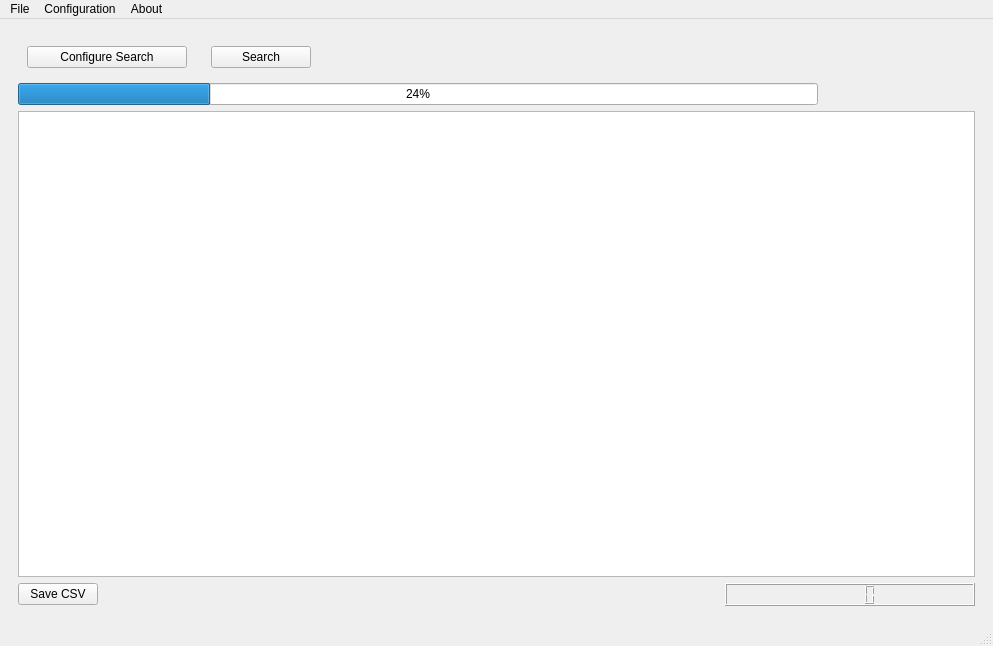
<?xml version="1.0" encoding="UTF-8"?>
<ui version="4.0">
 <class>MainWindow</class>
 <widget class="QMainWindow" name="MainWindow">
  <property name="geometry">
   <rect>
    <x>0</x>
    <y>0</y>
    <width>993</width>
    <height>646</height>
   </rect>
  </property>
  <property name="sizePolicy">
   <sizepolicy hsizetype="Expanding" vsizetype="Expanding">
    <horstretch>0</horstretch>
    <verstretch>0</verstretch>
   </sizepolicy>
  </property>
  <property name="windowTitle">
   <string>CEDEPLAR - WebCrawler - UFMG</string>
  </property>
  <property name="windowIcon">
   <iconset>
    <normaloff>../../icons/cedeplar_small_logo.jpeg</normaloff>../../icons/cedeplar_small_logo.jpeg</iconset>
  </property>
  <widget class="QWidget" name="centralwidget">
   <property name="sizePolicy">
    <sizepolicy hsizetype="Expanding" vsizetype="Expanding">
     <horstretch>0</horstretch>
     <verstretch>0</verstretch>
    </sizepolicy>
   </property>
   <layout class="QGridLayout" name="gridLayout">
    <item row="0" column="0">
     <widget class="QFrame" name="frame">
      <property name="sizePolicy">
       <sizepolicy hsizetype="Expanding" vsizetype="Expanding">
        <horstretch>0</horstretch>
        <verstretch>0</verstretch>
       </sizepolicy>
      </property>
      <layout class="QVBoxLayout" name="verticalLayout_2">
       <property name="sizeConstraint">
        <enum>QLayout::SetNoConstraint</enum>
       </property>
       <item>
        <widget class="QFrame" name="frame">
         <property name="sizePolicy">
          <sizepolicy hsizetype="Minimum" vsizetype="Fixed">
           <horstretch>0</horstretch>
           <verstretch>0</verstretch>
          </sizepolicy>
         </property>
         <property name="maximumSize">
          <size>
           <width>700</width>
           <height>16777215</height>
          </size>
         </property>
         <property name="midLineWidth">
          <number>0</number>
         </property>
         <layout class="QHBoxLayout" name="horizontalLayout_2">
          <property name="sizeConstraint">
           <enum>QLayout::SetDefaultConstraint</enum>
          </property>
          <item>
           <widget class="QPushButton" name="btn_configureSearch">
            <property name="sizePolicy">
             <sizepolicy hsizetype="Maximum" vsizetype="Fixed">
              <horstretch>0</horstretch>
              <verstretch>0</verstretch>
             </sizepolicy>
            </property>
            <property name="maximumSize">
             <size>
              <width>180</width>
              <height>16777215</height>
             </size>
            </property>
            <property name="text">
             <string>Configure Search</string>
            </property>
           </widget>
          </item>
          <item>
           <spacer name="horizontalSpacer_2">
            <property name="orientation">
             <enum>Qt::Horizontal</enum>
            </property>
            <property name="sizeType">
             <enum>QSizePolicy::Preferred</enum>
            </property>
            <property name="sizeHint" stdset="0">
             <size>
              <width>18</width>
              <height>20</height>
             </size>
            </property>
           </spacer>
          </item>
          <item>
           <widget class="QPushButton" name="btn_search">
            <property name="sizePolicy">
             <sizepolicy hsizetype="Preferred" vsizetype="Fixed">
              <horstretch>0</horstretch>
              <verstretch>0</verstretch>
             </sizepolicy>
            </property>
            <property name="maximumSize">
             <size>
              <width>100</width>
              <height>16777215</height>
             </size>
            </property>
            <property name="text">
             <string>Search</string>
            </property>
           </widget>
          </item>
          <item>
           <spacer name="horizontalSpacer_3">
            <property name="orientation">
             <enum>Qt::Horizontal</enum>
            </property>
            <property name="sizeType">
             <enum>QSizePolicy::Preferred</enum>
            </property>
            <property name="sizeHint" stdset="0">
             <size>
              <width>398</width>
              <height>20</height>
             </size>
            </property>
           </spacer>
          </item>
         </layout>
        </widget>
       </item>
       <item>
        <layout class="QVBoxLayout" name="verticalLayout">
         <property name="sizeConstraint">
          <enum>QLayout::SetDefaultConstraint</enum>
         </property>
         <item>
          <widget class="QProgressBar" name="progressBar">
           <property name="sizePolicy">
            <sizepolicy hsizetype="Maximum" vsizetype="Fixed">
             <horstretch>0</horstretch>
             <verstretch>0</verstretch>
            </sizepolicy>
           </property>
           <property name="maximumSize">
            <size>
             <width>800</width>
             <height>16777215</height>
            </size>
           </property>
           <property name="value">
            <number>24</number>
           </property>
          </widget>
         </item>
         <item>
          <widget class="QTableView" name="tableView">
           <property name="dragDropOverwriteMode">
            <bool>false</bool>
           </property>
           <property name="sortingEnabled">
            <bool>false</bool>
           </property>
           <attribute name="horizontalHeaderShowSortIndicator" stdset="0">
            <bool>true</bool>
           </attribute>
           <attribute name="verticalHeaderShowSortIndicator" stdset="0">
            <bool>true</bool>
           </attribute>
          </widget>
         </item>
         <item>
          <layout class="QHBoxLayout" name="horizontalLayout">
           <property name="sizeConstraint">
            <enum>QLayout::SetDefaultConstraint</enum>
           </property>
           <item>
            <widget class="QPushButton" name="btn_saveCsv">
             <property name="text">
              <string>Save CSV</string>
             </property>
            </widget>
           </item>
           <item>
            <spacer name="horizontalSpacer">
             <property name="orientation">
              <enum>Qt::Horizontal</enum>
             </property>
             <property name="sizeHint" stdset="0">
              <size>
               <width>40</width>
               <height>20</height>
              </size>
             </property>
            </spacer>
           </item>
           <item>
            <widget class="QLCDNumber" name="lcs_counter">
             <property name="sizePolicy">
              <sizepolicy hsizetype="Expanding" vsizetype="Maximum">
               <horstretch>0</horstretch>
               <verstretch>0</verstretch>
              </sizepolicy>
             </property>
             <property name="maximumSize">
              <size>
               <width>250</width>
               <height>16777215</height>
              </size>
             </property>
            </widget>
           </item>
          </layout>
         </item>
        </layout>
       </item>
      </layout>
     </widget>
    </item>
   </layout>
  </widget>
  <widget class="QMenuBar" name="menubar">
   <property name="geometry">
    <rect>
     <x>0</x>
     <y>0</y>
     <width>993</width>
     <height>20</height>
    </rect>
   </property>
   <widget class="QMenu" name="menuConfiguration">
    <property name="title">
     <string>Configuration</string>
    </property>
    <addaction name="actionColunms"/>
    <addaction name="actionSearch"/>
   </widget>
   <widget class="QMenu" name="menuAbout">
    <property name="title">
     <string>About</string>
    </property>
   </widget>
   <widget class="QMenu" name="menuFile_2">
    <property name="title">
     <string>File</string>
    </property>
    <addaction name="actionNew"/>
    <addaction name="actionSave_3"/>
   </widget>
   <addaction name="menuFile_2"/>
   <addaction name="menuConfiguration"/>
   <addaction name="menuAbout"/>
  </widget>
  <widget class="QStatusBar" name="statusbar">
   <property name="enabled">
    <bool>true</bool>
   </property>
  </widget>
  <action name="actionColunms">
   <property name="text">
    <string>Colunms</string>
   </property>
  </action>
  <action name="actionSearch">
   <property name="text">
    <string>Search</string>
   </property>
  </action>
  <action name="actionSave">
   <property name="text">
    <string>New</string>
   </property>
  </action>
  <action name="actionSave_2">
   <property name="text">
    <string>Save</string>
   </property>
  </action>
  <action name="actionNew">
   <property name="text">
    <string>New</string>
   </property>
  </action>
  <action name="actionSave_3">
   <property name="text">
    <string>Save</string>
   </property>
  </action>
 </widget>
 <resources/>
 <connections/>
</ui>
